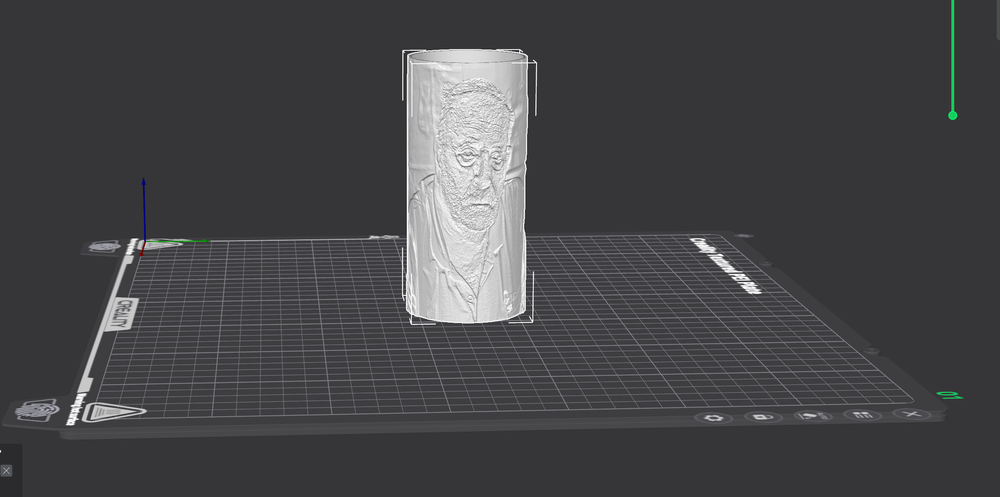
#> input picture Media/Image from the slicer.png, 1000 x 497 px, shrunk from 2404 x 1194 before the run; its folder holds only this picture in this run
$ python -i shadow_lifter.py   (imports and definitions only)
#> lines starting #> are read from the running program, lines starting #| are printed output that depends on the picture; after the words box and inside, x2 and y2 are one past the last pixel; in counts of white or black regions, pixels touching at a corner belong together
#> further down, picture is the input picture: shape (497, 1000, 3); mean B, G, R 71.5, 69.3, 69.2
#!/usr/bin/env python3
# -*- coding: utf-8 -*-

"""
Shadow Lifter for Lithophane Lamp Generator

Intelligently lifts shadows in images to prevent overly thick lithophane areas.
Preserves natural tonal range while ensuring shadow details are visible.
"""

import cv2
import numpy as np
import logging
from typing import Tuple, Optional

logger = logging.getLogger(__name__)


class ShadowAnalysis:
    """Results from shadow analysis."""

    def __init__(self, has_heavy_shadows: bool, shadow_ratio: float,
                 mean_brightness: float, shadow_mask: Optional[np.ndarray] = None):
        self.has_heavy_shadows = has_heavy_shadows
        self.shadow_ratio = shadow_ratio  # 0.0 to 1.0
        self.mean_brightness = mean_brightness  # 0 to 255
        self.shadow_mask = shadow_mask  # Binary mask of shadow areas


class ShadowLifter:
    """
    Intelligent shadow lifting for lithophane images.

    Detects and lifts shadow areas without over-brightening the entire image.
    Uses local tone mapping to preserve contrast while making shadows visible.
    """

    # Shadow detection thresholds
    SHADOW_THRESHOLD = 60  # Pixels below this are considered shadows
    HEAVY_SHADOW_RATIO = 0.25  # If >25% of image is shadows, needs fixing

    # Shadow lift parameters
    SHADOW_LIFT_STRENGTH = 40  # How much to lift shadows (0-100)
    SHADOW_BLEND_SIGMA = 50  # Smoothness of shadow boundary blending

    def __init__(self, shadow_threshold: int = SHADOW_THRESHOLD,
                 lift_strength: int = SHADOW_LIFT_STRENGTH):
        """
        Initialize shadow lifter.

        Args:
            shadow_threshold: Pixel value below which is considered shadow (0-255)
            lift_strength: How aggressively to lift shadows (0-100)
        """
        self.shadow_threshold = shadow_threshold
        self.lift_strength = lift_strength
        self.logger = logging.getLogger(__name__)

    def analyze_shadows(self, image: np.ndarray) -> ShadowAnalysis:
        """
        Analyze image for shadow content.

        Args:
            image: Grayscale image (uint8)

        Returns:
            ShadowAnalysis object with shadow information
        """
        # Ensure grayscale
        if len(image.shape) == 3:
            gray = cv2.cvtColor(image, cv2.COLOR_BGR2GRAY)
        else:
            gray = image

        # Calculate mean brightness
        mean_brightness = float(np.mean(gray))
#> mean_brightness = 69.3

        # Create shadow mask (pixels below threshold)
        shadow_mask = gray < self.shadow_threshold
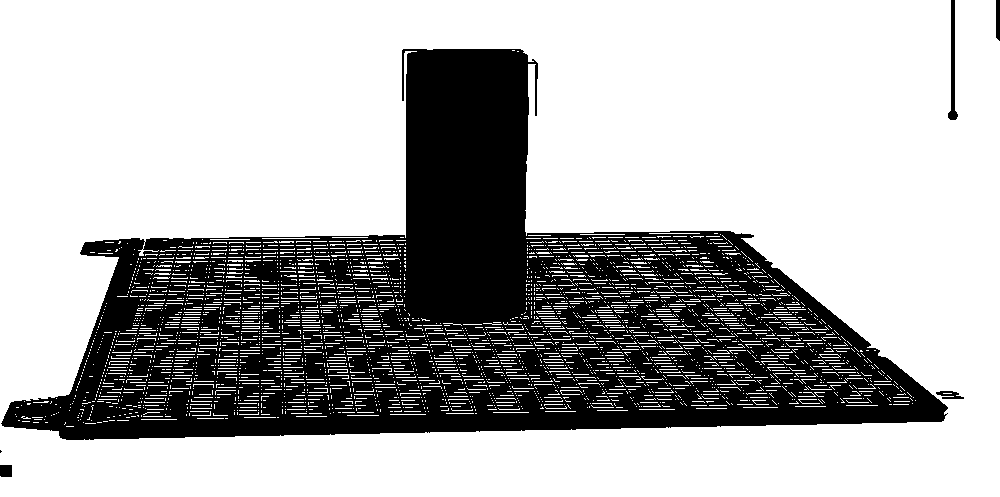
#> shadow_mask: shape (497, 1000) bool; 69.2% white; 6 black regions (1 under 20 px), largest, box (x1, y1, x2, y2) and area: (1, 49, 948, 440) 152287, (948, 0, 958, 120) 520, (996, 0, 1000, 41) 158, (0, 465, 12, 477) 143, (936, 391, 964, 399) 136
        shadow_ratio = float(np.sum(shadow_mask)) / gray.size
#> shadow_ratio = 0.692

        # Determine if shadows are heavy enough to need correction
        has_heavy_shadows = shadow_ratio > self.HEAVY_SHADOW_RATIO
#> has_heavy_shadows = True

        self.logger.info(f"Shadow analysis: {shadow_ratio*100:.1f}% shadows, "
                        f"mean brightness: {mean_brightness:.1f}")

        return ShadowAnalysis(
            has_heavy_shadows=has_heavy_shadows,
            shadow_ratio=shadow_ratio,
            mean_brightness=mean_brightness,
            shadow_mask=shadow_mask
        )
#> in __init__, `self.shadow_ratio = shadow_ratio`: self.shadow_ratio = 0.692
#> in __init__, `self.mean_brightness = mean_brightness`: self.mean_brightness = 69.3

    def lift_shadows(self, image: np.ndarray, analysis: Optional[ShadowAnalysis] = None) -> np.ndarray:
        """
        Lift shadows in image using local tone mapping.

        Args:
            image: Grayscale image (uint8)
            analysis: Optional pre-computed shadow analysis

        Returns:
            Image with lifted shadows (uint8)
        """
        # Ensure grayscale
        if len(image.shape) == 3:
            gray = cv2.cvtColor(image, cv2.COLOR_BGR2GRAY)
        else:
            gray = image.copy()

        # Analyze if not provided
        if analysis is None:
            analysis = self.analyze_shadows(gray)

        # Skip if no heavy shadows
        if not analysis.has_heavy_shadows:
            self.logger.info("No heavy shadows detected, skipping shadow lift")
            return gray

        self.logger.info(f"Lifting shadows (strength: {self.lift_strength})")

        # Method: Adaptive histogram equalization on shadow areas only
        # Step 1: Create a soft shadow mask (0-1 float)
        shadow_mask_float = analysis.shadow_mask.astype(np.float32)

        # Blur the mask for smooth transitions
        shadow_mask_blurred = cv2.GaussianBlur(shadow_mask_float, (0, 0),
                                                sigmaX=self.SHADOW_BLEND_SIGMA)
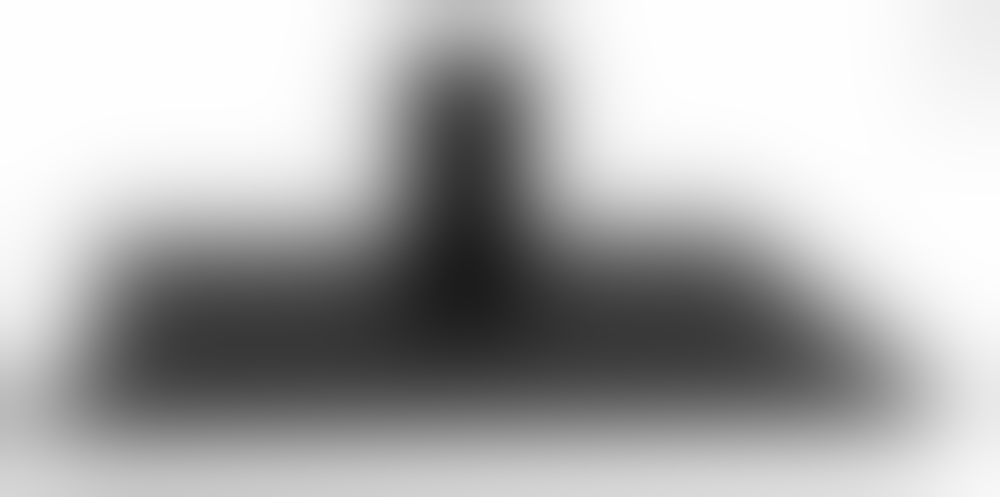
#> shadow_mask_blurred: shape (497, 1000) float32; min 0.11, max 1, mean 0.691

        # Step 2: Calculate shadow lift map
        # Lift amount is proportional to how dark the pixel is
        darkness = (self.shadow_threshold - gray.astype(np.float32)).clip(0, self.shadow_threshold)
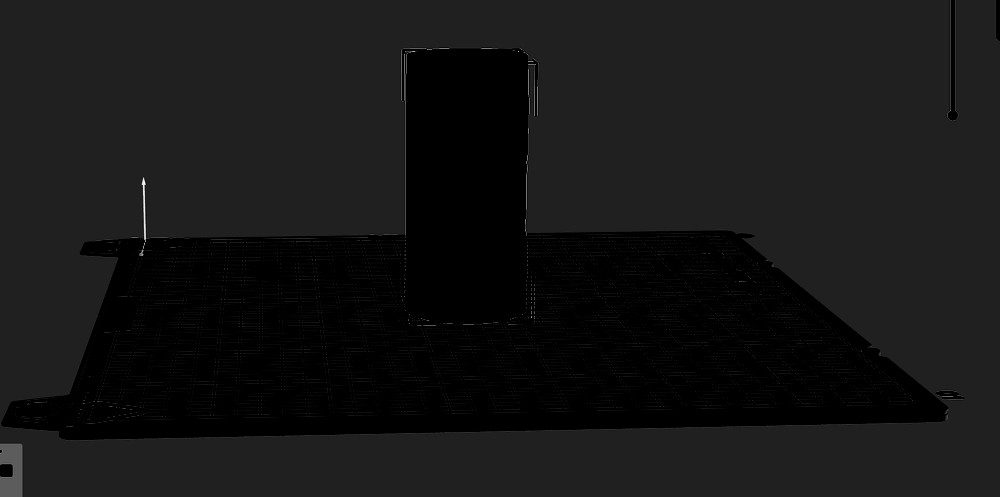
#> darkness: shape (497, 1000) float32; min 0, max 47, mean 4; drawn with min black and max white
        lift_amount = (darkness / self.shadow_threshold) * self.lift_strength

        # Apply mask to only lift in shadow regions
        lift_amount_masked = lift_amount * shadow_mask_blurred

        # Step 3: Apply the lift
        lifted = gray.astype(np.float32) + lift_amount_masked
        lifted = np.clip(lifted, 0, 255).astype(np.uint8)

        # Calculate how much we improved
        improvement = float(np.mean(lifted)) - float(np.mean(gray))
#> improvement = 1.83
        self.logger.info(f"Shadows lifted: +{improvement:.1f} brightness")

        return lifted

    # [52 lines left out: functions process_with_face_preservation, quick_shadow_lift, not called in this run]

>>> import cv2
>>> picture = cv2.imread('../../Media/Image from the slicer.png')
>>> result = ShadowLifter().lift_shadows(picture)
